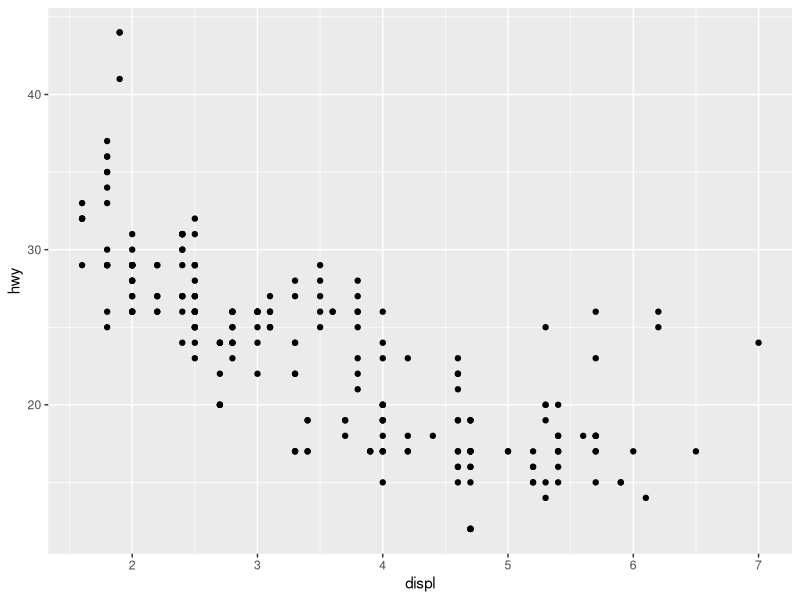
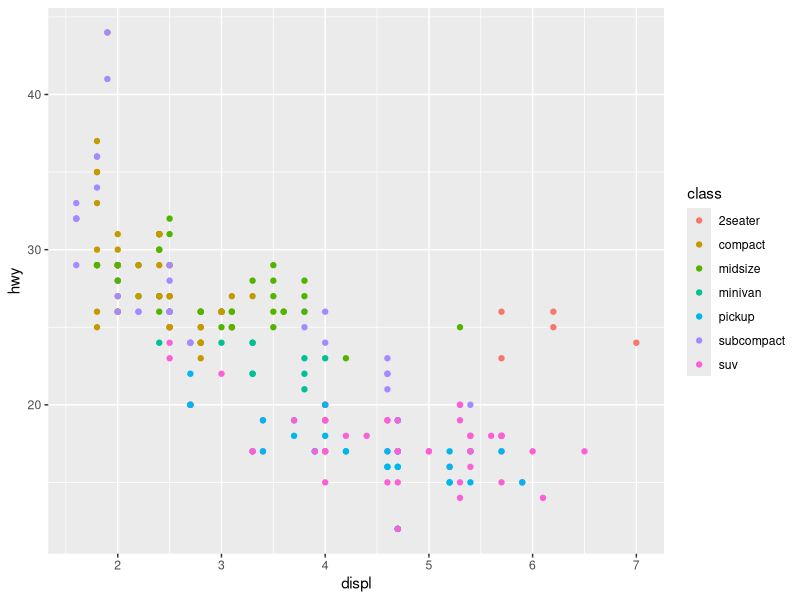
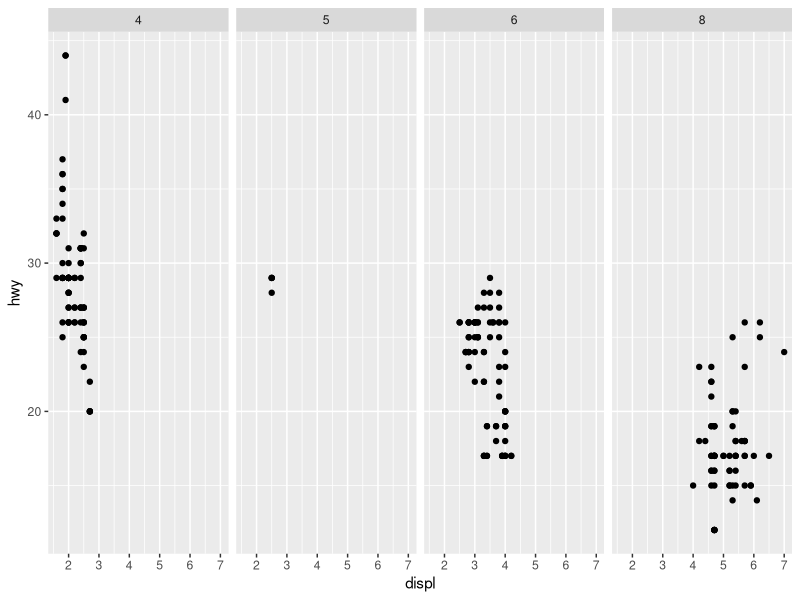
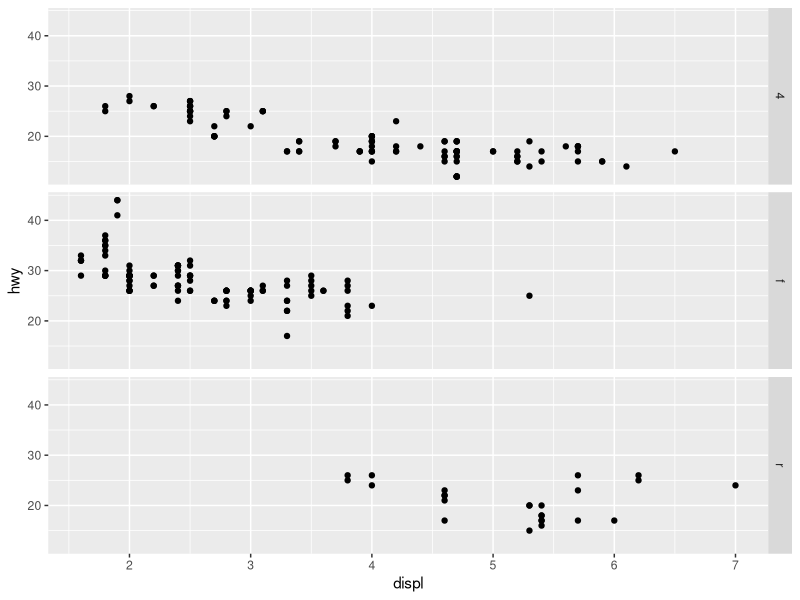
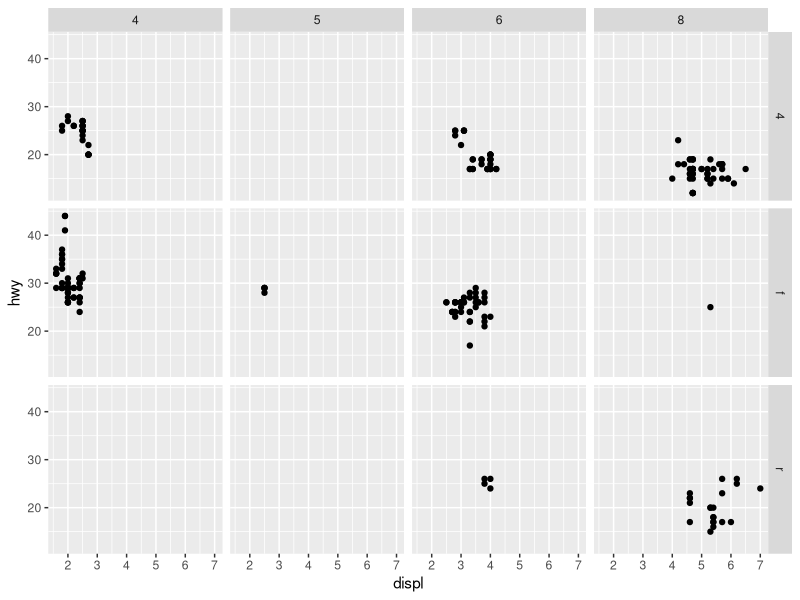
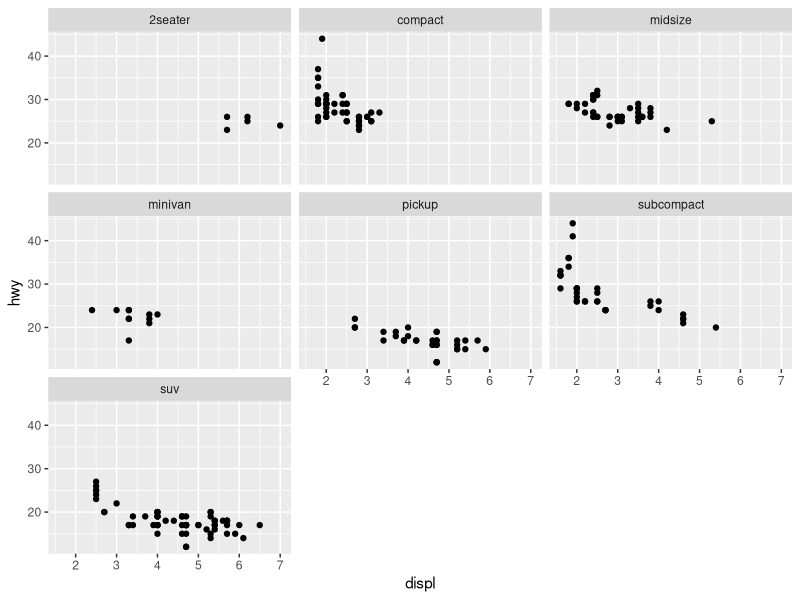
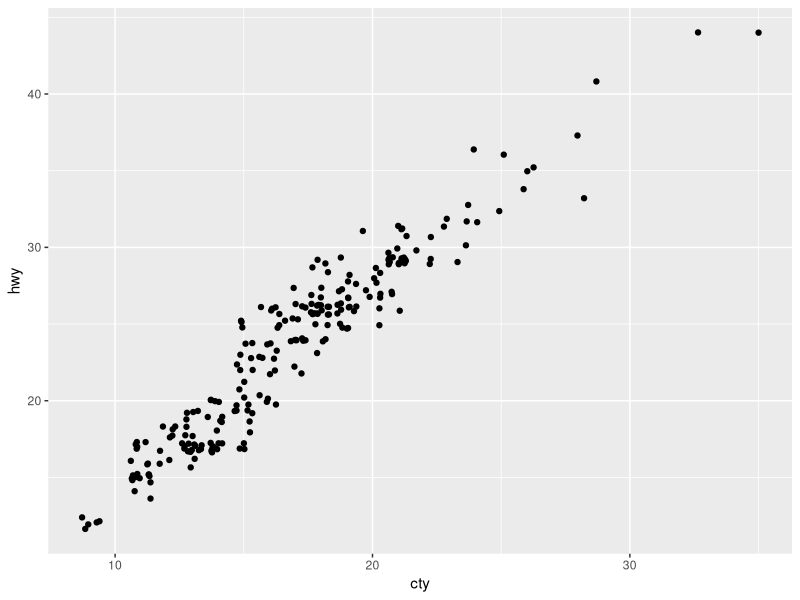
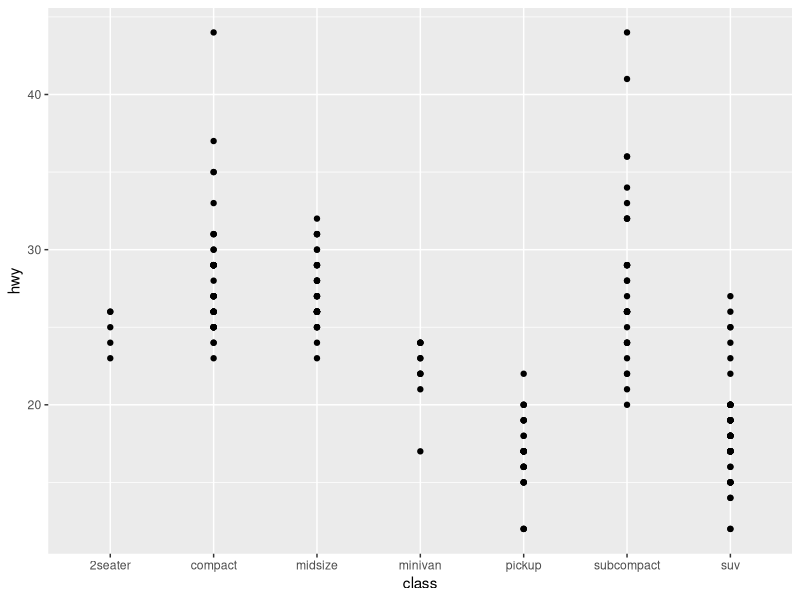

Reproduce these figures in R, in order.
# Lecture 1 for Hadley Wickham's STAT 405 at Rice University
library(ggplot2)

## Five ways to explore the data
?mpg
head(mpg)
str(mpg)
summary(mpg)
qplot(displ, hwy, data = mpg)

## Quick plots
qplot(displ, hwy, colour = class, data = mpg)
qplot(displ, hwy, data = mpg) +
  facet_grid(. ~ cyl)
qplot(displ, hwy, data = mpg) +
  facet_grid(drv ~ .)
qplot(displ, hwy, data = mpg) +
  facet_grid(drv ~ cyl)
qplot(displ, hwy, data = mpg) +
  facet_wrap(~ class)
qplot(cty, hwy, data = mpg, geom = "jitter")
qplot(class, hwy, data = mpg)

## Quick Plots - change plot order with reorder()
qplot(reorder(class, hwy), hwy, data = mpg)
qplot(reorder(class, hwy), hwy, data = mpg, geom = "boxplot")
qplot(reorder(class, hwy, median), hwy, data = mpg, geom = "boxplot")
qplot(reorder(class, hwy, median), hwy, data = mpg, geom = c("boxplot", "jitter"))
